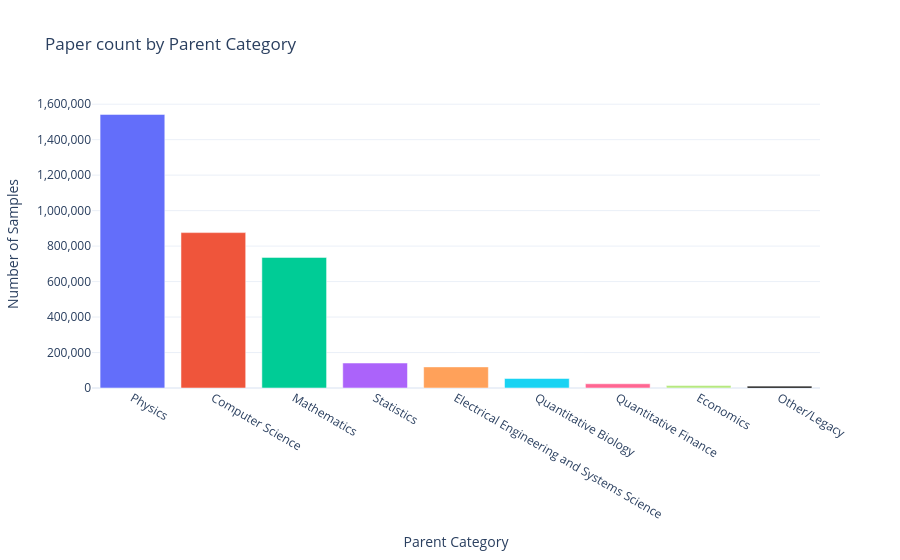

Notebook code cell kept with this figure:
### Code cell
plot_parent_distribution(df_parents)

### Figure 1 — Plotly figure (JSON) as saved in the notebook; plotly's stock layout.template omitted (floating-point values rounded to 4 significant figures)
{"data": [{"hovertemplate": "<b>%{x}</b><br>Count: %{y:,}<extra></extra>", "marker": {"color": ["#636EFA", "#EF553B", "#00CC96", "#AB63FA", "#FFA15A", "#19D3F3", "#FF6692", "#B6E880"]}, "type": "bar", "x": ["Physics", "Computer Science", "Mathematics", "Statistics", "Electrical Engineering and Systems Science", "Quantitative Biology", "Quantitative Finance", "Economics", "Other/Legacy"], "y": [1542468, 876011, 736414, 140855, 119053, 53703, 23804, 14596, 10480]}], "layout": {"autosize": true, "title": {"text": "Paper count by Parent Category"}, "xaxis": {"autorange": true, "range": [-0.5, 8.5], "title": {"text": "Parent Category"}, "type": "category"}, "yaxis": {"autorange": true, "range": [0, 1624000.0], "tickformat": ",", "title": {"text": "Number of Samples"}, "type": "linear"}}}
